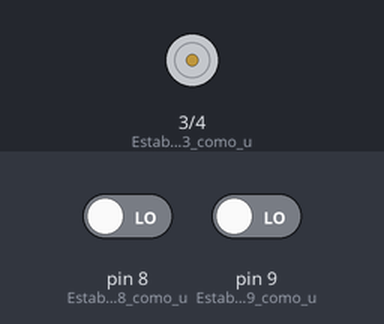
Bench run of a sketch on a simulated Arduino Uno, built with avr-gcc and run on an emulated ATmega328P. Shown: motor-driver pin pairs drawn as motors (green arrow = first pin HIGH = forward, orange = second pin HIGH = backward, longer = more drive). The test bench sets the inputs (shaded band); at power-on: pin 8 (Establece_el_pin_8_como_u) LOW, pin 9 (Establece_el_pin_9_como_u) LOW.

Above: at 1.2 s.
1.3 s: pin 8 (Establece_el_pin_8_como_u) driven HIGH
At 2.0 s:
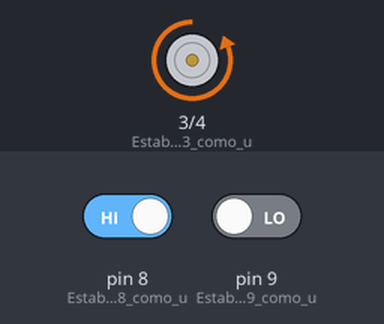
4.3 s: pin 8 (Establece_el_pin_8_como_u) driven LOW and pin 9 (Establece_el_pin_9_como_u) driven HIGH
At 7.0 s:
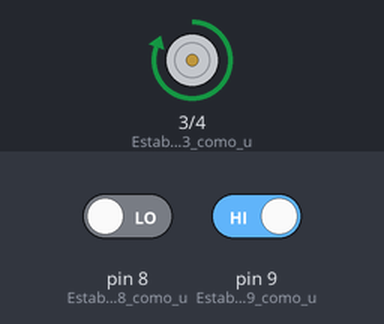
7.3 s: pin 9 (Establece_el_pin_9_como_u) driven LOW
At 10.0 s:
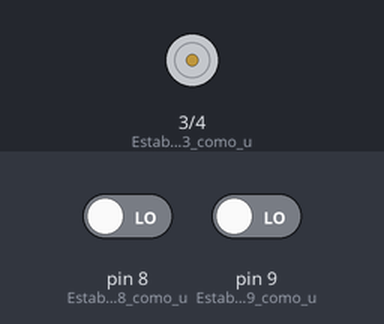
10.3 s: pin 9 (Establece_el_pin_9_como_u) driven HIGH
At 11.3 s:
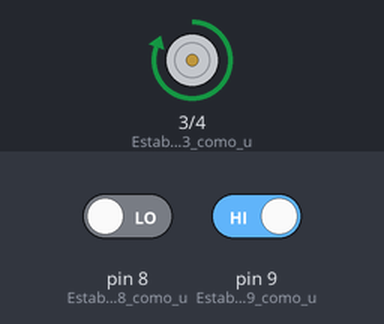
Timing chart, 0 to 13.3 s (numbered marks = the images above; inputs shaded):
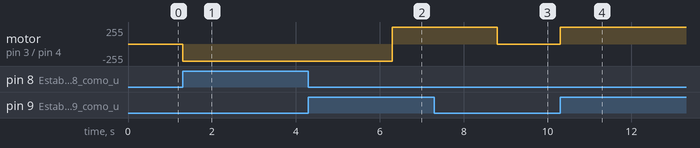

The sketch:

digitalWrite__.ino
```cpp
int boton1=0, boton2=0;

void setup() {
  pinMode(3, OUTPUT); //Establece el pin 3 como una salida
  pinMode(4, OUTPUT); //Establece el pin 4 como una salida
  pinMode(8, INPUT);  //Establece el pin 8 como una entrada
  pinMode(9, INPUT);  //Establece el pin 9 como una entrada
}
void loop() {
  boton1=digitalRead(8); //Lee la lectura digital del pin 8
  boton2=digitalRead(9);  //Lee la lectura digital del pin 9

  if(boton1==HIGH){  //Evalua si es presionado el boton1, en caso de ser verdadero, ingresa
   //Encender motor
   digitalWrite(3, LOW);  //Comando para apagar la energia en el pin 3
   digitalWrite(4, HIGH); //Comando para enviar energia digital en el pin 4
   delay(2500); //2.5 seg = 2500
  }
  if(boton2==HIGH){ //Evalua si es presionado el boton2, en caso de ser verdadero, ingresa
  //Apagar motor
  digitalWrite(3, HIGH);  //Comando para enviar energia digital en el pin 3
  digitalWrite(4, LOW);   //Comando para apagar la energia en el pin 4
  delay(2500);//2.5 seg = 2500
  }

  digitalWrite(3, LOW);   //Comando para apagar la energia en el pin 3
  digitalWrite(4, LOW);   //Comando para apagar la energia en el pin 4

 }
```

Measured:
- after the input at 1.3 s, motor on pin 3 (Establece_el_pin_3_como_u) / pin 4 (Establece_el_pin_4_como_u): stopped → backward 255/255 at once
- after the input at 4.3 s, motor on pin 3 (Establece_el_pin_3_como_u) / pin 4 (Establece_el_pin_4_como_u): backward 255/255 → forward 255/255 after 2.0 s
- after the input at 7.3 s, motor on pin 3 (Establece_el_pin_3_como_u) / pin 4 (Establece_el_pin_4_como_u): forward 255/255 → stopped after 1.5 s
- after the input at 10.3 s, motor on pin 3 (Establece_el_pin_3_como_u) / pin 4 (Establece_el_pin_4_como_u): stopped → forward 255/255 at once
